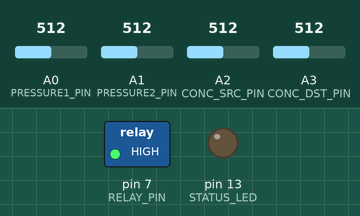
Bench run of a sketch on a simulated Arduino Uno, built with avr-gcc and run on an emulated ATmega328P. Shown: switched loads named in the sketch (green lamp = pin HIGH), output pins drawn as LEDs (lit = HIGH). Inputs (shaded band) come from the test bench; at power-on: A0 (PRESSURE1_PIN) = 512, A1 (PRESSURE2_PIN) = 512, A2 (CONC_SRC_PIN) = 512, A3 (CONC_DST_PIN) = 512. What the sketch prints to the serial monitor is not drawn.

Above: at 0.1 s.
At 1.1 s:
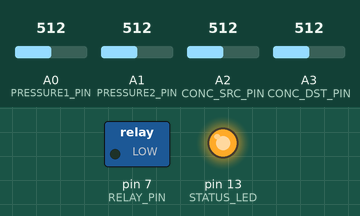
At 3.1 s:
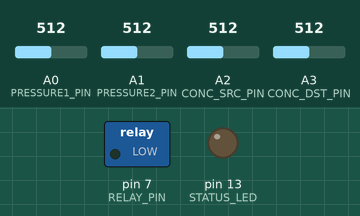
3.2 s: A0 (PRESSURE1_PIN) set to 578
6.2 s: A0 (PRESSURE1_PIN) set to 611
Timing chart, 0 to 9.2 s (numbered marks = the images above; inputs shaded):
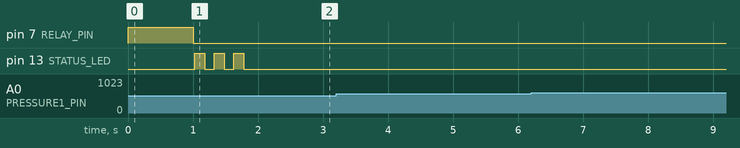

The sketch:

smart_water_valve.ino
```cpp
/*
  Smart Water Valve Control System (Hardware IoT Version)
  --------------------------------------------------------
  Hardware:
    - Arduino Uno R3
    - Relay module controlling 12V Normally Closed Solenoid Valve
    - 2 Pressure Sensors  -> A0, A1
    - 2 Concentration Sensors -> A2, A3
    - Status LED -> Pin 13
    - Communication -> Serial @ 115200 baud

  Safety Rules:
    - Auto emergency shutdown on overpressure (>6 bar)
    - Auto emergency shutdown on critical concentration (>500 units)
    - Auto-close after 30 minutes of continuous open state
    - Manual reset required after emergency

  Commands (Serial):
    OPEN, CLOSE, STATUS, INFO, PING, FORCE_OPEN, RESET_EMERGENCY, TEST_MODE_ON, TEST_MODE_OFF
    Telemetry every 1s:
      TELEMETRY:{"t":1234,"valve":"OPEN","p1":3.45,"p2":3.21,"c_src":140.2,"c_dst":230.1,"em":0}
*/

#include <Arduino.h>

// --- Pin Configuration ---
#define RELAY_PIN 7
#define STATUS_LED 13
#define PRESSURE1_PIN A0
#define PRESSURE2_PIN A1
#define CONC_SRC_PIN A2
#define CONC_DST_PIN A3

// --- Timing ---
const unsigned long TELEMETRY_INTERVAL_MS = 1000UL;  // send telemetry every 1 second
const unsigned long SAFETY_TIMEOUT_MS = 1800000UL;   // 30 min (auto-close)

// --- Safety Thresholds ---
const float MAX_PRESSURE_BAR = 6.0;
const float CRITICAL_CONCENTRATION = 500.0;
const float MIN_SRC_CONCENTRATION = 10.0;
const float MAX_DST_CONCENTRATION = 400.0;

// --- Calibration (example, replace for your sensors) ---
const float PRESSURE_SENSOR_V_MIN = 0.5;     // 0 bar output voltage
const float PRESSURE_SENSOR_V_MAX = 4.5;     // full-scale voltage
const float PRESSURE_SENSOR_BAR_MAX = 10.0;  // full-scale = 10 bar

const float CONC_SENSOR_V_MIN = 0.0;         // 0 concentration voltage
const float CONC_SENSOR_V_MAX = 5.0;         // full-scale voltage
const float CONC_SENSOR_UNIT_MAX = 1000.0;   // full-scale = 1000 units

// --- Global State ---
bool valveState = false;
bool emergencyMode = false;
bool testMode = false;  // Test mode with mock sensor values
unsigned long lastTelemetryMs = 0;
unsigned long lastCommandTime = 0;
unsigned long valveOpenTimestamp = 0;
unsigned long totalValveRunMs = 0;

// --- Serial Buffer ---
String inputBuffer = "";
bool commandReady = false;

// --- Function Declarations ---
void processCommand(String cmd);
void sendTelemetry();
void openValve(bool forced = false);
void closeValve();
void sendStatus();
void checkSafetyConditions();
float readPressure(int pin);
float readConcentration(int pin);
float analogToVoltage(int raw);
void sendStartupInfo();

// --- Setup ---
void setup() {
  Serial.begin(115200);
  pinMode(RELAY_PIN, OUTPUT);
  pinMode(STATUS_LED, OUTPUT);

  digitalWrite(RELAY_PIN, HIGH);
  delay(1000);
  digitalWrite(RELAY_PIN, LOW);
  digitalWrite(STATUS_LED, LOW);

  sendStartupInfo();

  for (int i = 0; i < 3; i++) {  // startup blink
    digitalWrite(STATUS_LED, HIGH);
    delay(150);
    digitalWrite(STATUS_LED, LOW);
    delay(150);
  }
}

// --- Loop ---
void loop() {
  // Non-blocking serial read
  while (Serial.available()) {
    char c = (char)Serial.read();
    if (c == '\r') continue;
    inputBuffer += c;
    if (c == '\n') {
      commandReady = true;
      break;
    }
  }

  if (commandReady) {
    String cmd = inputBuffer;
    inputBuffer = "";
    commandReady = false;
    cmd.trim();
    cmd.toUpperCase();
    processCommand(cmd);
  }

  unsigned long now = millis();

  // Periodic telemetry
  if (now - lastTelemetryMs >= TELEMETRY_INTERVAL_MS) {
    sendTelemetry();
    lastTelemetryMs = now;
  }

  // Safety auto-close
  if (valveState && (now - lastCommandTime > SAFETY_TIMEOUT_MS)) {
    Serial.println("EVENT: SAFETY_TIMEOUT — closing valve automatically");
    closeValve();
  }

  // Continuous safety monitoring
  checkSafetyConditions();
}

// --- Sensor Reading Helpers ---
float analogToVoltage(int raw) {
  return (raw * (5.0 / 1023.0));
}

float readPressure(int pin) {
  if (testMode) {
    // Return mock safe pressure values in test mode
    return (pin == PRESSURE1_PIN) ? 2.5 : 2.3;  // Safe values below 6 bar
  }

  int raw = analogRead(pin);
  float v = analogToVoltage(raw);
  float v_clamped = constrain(v, PRESSURE_SENSOR_V_MIN, PRESSURE_SENSOR_V_MAX);
  float ratio = (v_clamped - PRESSURE_SENSOR_V_MIN) / (PRESSURE_SENSOR_V_MAX - PRESSURE_SENSOR_V_MIN);
  float bar = ratio * PRESSURE_SENSOR_BAR_MAX;
  if (bar < 0) bar = 0;
  return bar;
}

float readConcentration(int pin) {
  if (testMode) {
    // Return mock safe concentration values in test mode
    return (pin == CONC_SRC_PIN) ? 150.0 : 200.0;  // Safe values
  }

  int raw = analogRead(pin);
  float v = analogToVoltage(raw);
  float v_clamped = constrain(v, CONC_SENSOR_V_MIN, CONC_SENSOR_V_MAX);
  float ratio = (v_clamped - CONC_SENSOR_V_MIN) / (CONC_SENSOR_V_MAX - CONC_SENSOR_V_MIN);
  float conc = ratio * CONC_SENSOR_UNIT_MAX;
  if (conc < 0) conc = 0;
  return conc;
}

// --- Command Processing ---
void processCommand(String cmd) {
  Serial.print("COMMAND_RECEIVED: ");
  Serial.println(cmd);
  lastCommandTime = millis();

  if (cmd == "OPEN") openValve();
  else if (cmd == "CLOSE") closeValve();
  else if (cmd == "STATUS") sendStatus();
  else if (cmd == "INFO") sendStartupInfo();
  else if (cmd == "PING") Serial.println("PONG");
  else if (cmd == "FORCE_OPEN") openValve(true);
  else if (cmd == "RESET_EMERGENCY") {
    emergencyMode = false;
    Serial.println("EVENT: Emergency mode reset successfully.");
  }
  else if (cmd == "TEST_MODE_ON") {
    testMode = true;
    emergencyMode = false;  // Clear emergency when entering test mode
    Serial.println("TEST_MODE: Enabled (mock sensor values)");
  }
  else if (cmd == "TEST_MODE_OFF") {
    testMode = false;
    Serial.println("TEST_MODE: Disabled (real sensor values)");
  }
  else {
    Serial.println("ERROR: Unknown command");
  }
}

// --- Valve Control ---
void openValve(bool forced) {
  if (emergencyMode && !forced) {
    Serial.println("ERROR: Cannot OPEN — system in EMERGENCY mode.");
    return;
  }

  float p1 = readPressure(PRESSURE1_PIN);
  float p2 = readPressure(PRESSURE2_PIN);
  float c_src = readConcentration(CONC_SRC_PIN);
  float c_dst = readConcentration(CONC_DST_PIN);

  if ((p1 > MAX_PRESSURE_BAR) || (p2 > MAX_PRESSURE_BAR)) {
    Serial.println("ERROR: Overpressure — aborting OPEN.");
    emergencyMode = true;
    return;
  }

  if (c_src < MIN_SRC_CONCENTRATION) {
    Serial.println("ERROR: Source concentration too low.");
    return;
  }

  if (c_dst > MAX_DST_CONCENTRATION) {
    Serial.println("ERROR: Destination concentration too high.");
    return;
  }

  valveState = true;
  digitalWrite(RELAY_PIN, HIGH);
  digitalWrite(STATUS_LED, HIGH);
  valveOpenTimestamp = millis();
  Serial.println("VALVE_OPENED");
}

void closeValve() {
  if (!valveState) {
    Serial.println("VALVE_ALREADY_CLOSED");
    return;
  }

  valveState = false;
  digitalWrite(RELAY_PIN, LOW);
  digitalWrite(STATUS_LED, LOW);
  unsigned long runMs = millis() - valveOpenTimestamp;
  if (runMs > 0) totalValveRunMs += runMs;
  Serial.println("VALVE_CLOSED");
}

// --- Telemetry ---
void sendTelemetry() {
  float p1 = readPressure(PRESSURE1_PIN);
  float p2 = readPressure(PRESSURE2_PIN);
  float c_src = readConcentration(CONC_SRC_PIN);
  float c_dst = readConcentration(CONC_DST_PIN);
  unsigned long t = millis() / 1000;

  char buf[200];
  snprintf(buf, sizeof(buf),
           "TELEMETRY:{\"t\":%lu,\"valve\":\"%s\",\"p1\":%.2f,\"p2\":%.2f,\"c_src\":%.2f,\"c_dst\":%.2f,\"em\":%d}",
           t, valveState ? "OPEN" : "CLOSED", p1, p2, c_src, c_dst, emergencyMode ? 1 : 0);
  Serial.println(buf);
}

// --- Safety Check ---
void checkSafetyConditions() {
  float p1 = readPressure(PRESSURE1_PIN);
  float p2 = readPressure(PRESSURE2_PIN);
  float c_src = readConcentration(CONC_SRC_PIN);
  float c_dst = readConcentration(CONC_DST_PIN);

  if ((p1 > MAX_PRESSURE_BAR) || (p2 > MAX_PRESSURE_BAR)) {
    emergencyMode = true;
    if (valveState) closeValve();
    Serial.println("EVENT: OVER_PRESSURE — emergency mode triggered.");
  }

  if ((c_src > CRITICAL_CONCENTRATION) || (c_dst > CRITICAL_CONCENTRATION)) {
    emergencyMode = true;
    if (valveState) closeValve();
    Serial.println("EVENT: CRITICAL_CONCENTRATION — emergency mode triggered.");
  }
}

// --- Status & Info ---
void sendStatus() {
  Serial.println("=== SYSTEM STATUS ===");
  Serial.print("Valve: "); Serial.println(valveState ? "OPEN" : "CLOSED");
  Serial.print("Emergency: "); Serial.println(emergencyMode ? "YES" : "NO");
  Serial.print("Test Mode: "); Serial.println(testMode ? "YES" : "NO");
  Serial.print("Total runtime (s): "); Serial.println(totalValveRunMs / 1000);
  Serial.println("=====================");
}

void sendStartupInfo() {
  Serial.println("=======================================");
  Serial.println(" Smart Water Valve System — Hardware Mode");
  Serial.println(" Baud Rate: 115200");
  Serial.println(" Commands: OPEN, CLOSE, STATUS, INFO, PING, FORCE_OPEN, RESET_EMERGENCY");
  Serial.println("           TEST_MODE_ON, TEST_MODE_OFF");
  Serial.println(" Safety: Emergency triggers on overpressure or high concentration");
  Serial.println(" Test Mode: Use TEST_MODE_ON for testing without sensors");
  Serial.println(" Telemetry format: TELEMETRY:{...}");
  Serial.println("=======================================");
}
```
